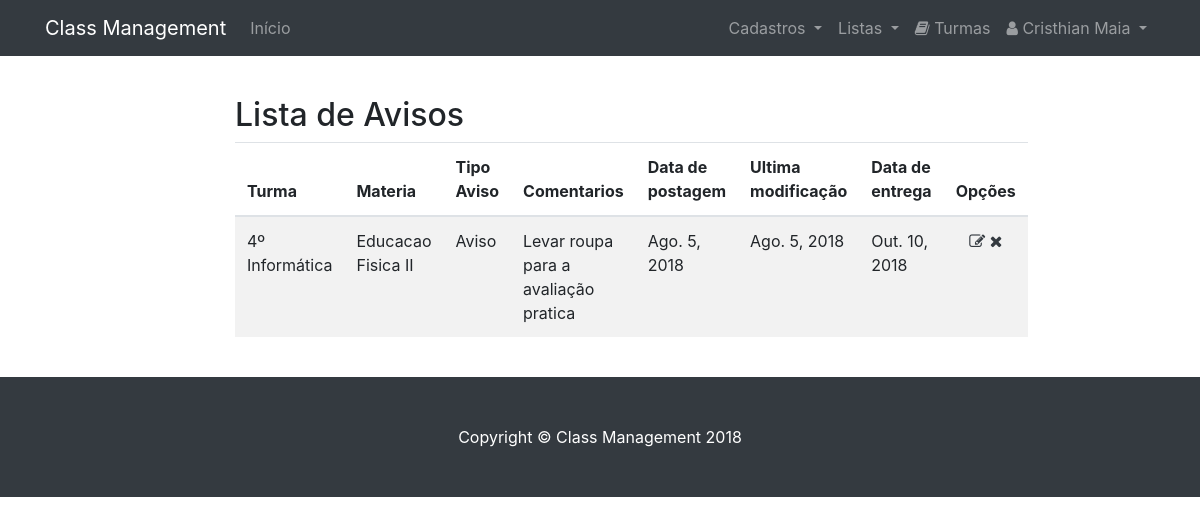
The app's page /visualizar/aviso/ (signed in), older data.
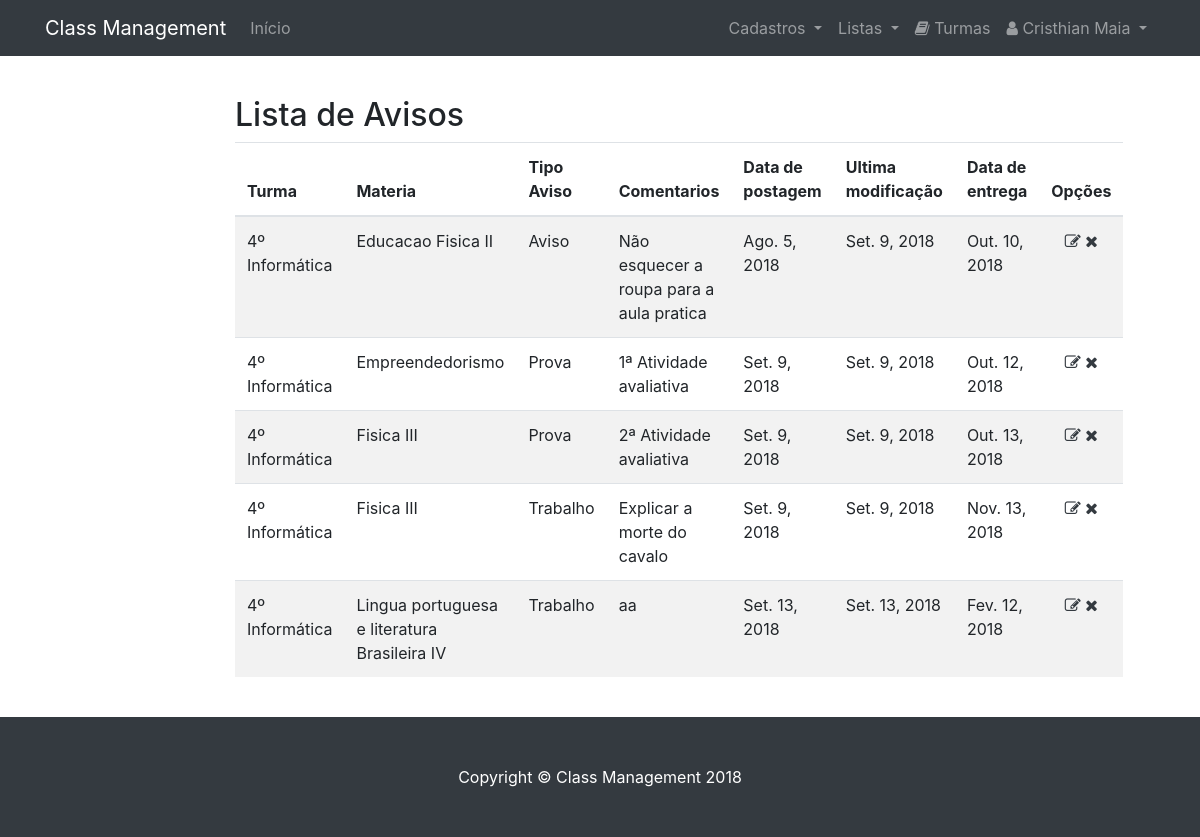
The same page, newer data.
### classmanagement/models.py (models this page shows, shortened)
class Aviso(models.Model):
    AVISO_CHOICES   = (
        ('N', 'Aviso'), #Notice
        ('H', 'Tarefa'), #Homework
        ('W', 'Trabalho'), #Work
        ('E', 'Prova'), #Exam
    )
    data_final              = models.DateField(auto_now=False, auto_now_add=False, blank=False, null=False, verbose_name="Data Final")
    tipo_aviso              = models.CharField(max_length=1, choices=AVISO_CHOICES, null=False, blank=False, help_text='Obrigatório.', verbose_name="Tipo de Aviso")
    comentarios             = models.TextField(null=True, blank=True)
    ultima_modificacao      = models.DateField(auto_now=True)
    data_post               = models.DateField(auto_now_add=True)
    turma                   = models.ForeignKey(Turma, on_delete=models.PROTECT, null=False, blank=False)
    materia                 = models.ForeignKey(Materia, on_delete=models.PROTECT, null=False, blank=False)

class Turma(models.Model):
    nome                    = models.CharField(max_length=120, blank=False, null=False, help_text='Obrigatório.')
    alunos                  = models.ManyToManyField(User, help_text='Obrigatório', related_name='alunos_matriculados')
    data_cadastro           = models.DateField(auto_now_add=True)
    representante           = models.ForeignKey(User, on_delete=models.PROTECT, blank=False, null=False)
    colegio                 = models.ForeignKey(Colegio, on_delete=models.PROTECT, blank=False, null=False, help_text='Obrigatório.')
    def __str__(self):
        return self.nome

class Materia(models.Model):
    DIA_CHOICES   = (
        ('Seg', 'Segunda'),
        ('Ter', 'Terca'),
        ('Qua', 'Quarta'),
        ('Qui', 'Quinta'),
        ('Sex', 'Sexta'),
        ('Sab', 'Sabado'),
        ('Dom', 'Domingo'),
    )
    nome                    = models.CharField(max_length=120, blank=False, null=False, help_text='Obrigatório.')
    local                   = models.CharField(max_length=120, blank=False, null=False, help_text='Exemplo: "Sala 02"')
    dia                     = models.CharField(max_length=3, blank=False, null=False, choices=DIA_CHOICES, help_text='Dia da Semana')
    horario_inicio          = models.CharField(max_length=5, blank=False, null=False, verbose_name="Horario de inicio", help_text='Exemplo: "20:00"')
    horario_fim             = models.CharField(max_length=5, blank=False, null=False, verbose_name="Horario final", help_text='Exemplo: "20:50"')
    turma                   = models.ForeignKey(Turma, on_delete=models.PROTECT, null=False, blank=False)
    professor               = models.ForeignKey(Professor, on_delete=models.PROTECT, null=False, blank=False)
    def __str__(self):
        return self.nome
    class Meta:
        verbose_name = 'Matéria'
        verbose_name_plural = 'Matérias'
        ordering = ['turma','nome']

### classmanagement/views.py (the view)
# urls.py: path('visualizar/aviso/', views.AvisoListView.as_view(), name='visualizar_aviso'),
class AvisoListView(generic.ListView):
    model = models.Aviso
    template_name = 'list/aviso_list.html'
    def get_queryset(self):
        self.object_list = models.Aviso.objects.filter(
            turma__alunos=self.request.user)
        return self.object_list
    def get_context_data(selfself, **kwargs):
        context = super().get_context_data(**kwargs)
        context['titulo'] = 'Lista de Avisos'
        return context

### classmanagement/templates/list/aviso_list.html (shortened to what this page needs)
{% extends "list.html" %}
{% block lista %}
<table class="table table-striped">
  <thead>
    <tr>
      <th>Turma</th>
      <th>Materia</th>
      <th>Tipo Aviso</th>
      <th>Comentarios</th>
      <th>Data de postagem</th>
      <th>Ultima modificação</th>
      <th>Data de entrega</th>
      <th class="center">Opções</th>
    </tr>
  </thead>
  <tbody>
{% for aviso in object_list %}
   <td>{{ aviso.turma }}</td>
    <td>{{ aviso.materia }}</td>
    <td>{{ aviso.get_tipo_aviso_display }}</td>
    <td>{{ aviso.comentarios }}</td>
    <td>{{ aviso.data_post }}</td>
    <td>{{ aviso.ultima_modificacao }}</td>
    <td>{{ aviso.data_final }}</td>
    <td class="center">
        <a href="{% url 'atualizar_aviso' pk=aviso.id %}" class="text-dark">
          <i class="fa fa-edit" aria-hidden></i>
        </a>
        <a href="{% url 'deletar_aviso' pk=aviso.id %}" class="text-dark">
            <i class="fa fa-remove" aria-hidden></i>
        </a>
      </td>
{% empty %}
    <tr>
      <td colspan="4">Nenhum registro encontrado!</td>
    </tr>
{% endfor %}
</tbody>
</table>
{% endblock %}

### classmanagement/templates/list.html (shortened to what this page needs)
{% extends "base.html" %}
{% load static %}
{% load bootstrap4 %}
{% block menu %}
{{ block.super }}
{% endblock %}
{% block topo %}
<br>
<br>
{% endblock %}
{% block conteudo %}
<div class="container">
  <div class="row">
    <div class="col-lg-8 mx-auto">
      <br>
      <br>
      <h2>{{titulo}}</h2>
      {% block lista %}{% endblock %}
    </div>
  </div>
</div>
<br>
{% endblock %}
{% block scripts_js %}
{{ block.super }}
{% endblock %}

### classmanagement/templates/base.html (shortened to what this page needs)
{% load static %}
{% load user_tags %}
<!DOCTYPE html>
<html lang="en">
<head>
  <link href="{% static 'css/style.css' %}" rel="stylesheet">
  <link href="{% static 'vendor/bootstrap/css/bootstrap.min.css' %}" rel="stylesheet">
  <link href="{% static 'css/scrolling-nav.css' %}" rel="stylesheet">
  <link href="{% static 'css/font-awesome.min.css' %}" rel="stylesheet">
</head>
<body id="page-top">
{% block menu %}
<div id="menu">
  <nav class="navbar navbar-expand-lg navbar-dark bg-dark fixed-top" id="mainNav">
    <div class="container">
      <a class="navbar-brand js-scroll-trigger" href="/">Class Management</a>
      <div class="collapse navbar-collapse" id="navbarResponsive">
        <ul class="navbar-nav mr-auto">
          <li class="nav-item">
            <a class="nav-link js-scroll-trigger" href="{% url 'index' %}">Início</a>
          </li>
        </ul>
        {% if request.user.is_authenticated %}
        <ul class="navbar-nav ml-auto">
        {% if request.user.is_superuser %}
          <li class="nav-item dropdown">
            <a class="nav-link dropdown-toggle" href="#" id="navbarDropdown" role="button" data-toggle="dropdown" aria-haspopup="true" aria-expanded="false">
              Cadastros
            </a>
          </li>
          <li class="nav-item dropdown">
            <a class="nav-link dropdown-toggle" href="#" id="navbarDropdown" role="button" data-toggle="dropdown" aria-haspopup="true" aria-expanded="false">
              Listas
            </a>
          </li>
            {% endif %}
          <li class="nav-item">
            <a class="nav-link" href="{% url 'visualizar_turma' %}">
              <i class="fa fa-book" aria-hidden="true"></i>
              Turmas
            </a>
          </li>
          <li class="nav-item dropdown">
            <a class="nav-link dropdown-toggle" href="#" id="navbarDropdown" role="button" data-toggle="dropdown" aria-haspopup="true" aria-expanded="false">
              <i class="fa fa-user" aria-hidden="true"></i> {{request.user.first_name}} {{request.user.last_name}}
            </a>
          </li>
        </ul>
        {% else %}
        <ul class="navbar-nav ml-auto">
          <li class="nav-item">
            <a class="nav-link js-scroll-trigger" href="{% url 'login' %}">Entrar</a>
          </li>
        </ul>
        {% endif %}
      </div>
    </div>
  </nav>
</div>
{% endblock %}
{% block topo %}{% endblock %}
{% block conteudo %}{% endblock %}
{% block rodape %}
<footer class="py-5 bg-dark">
  <div class="container">
    <p class="m-0 text-center text-white">Copyright &copy; Class Management 2018</p>
  </div>
</footer>
{% endblock %}
{% block scripts_js %}
<link rel="stylesheet" type="text/css" href="{% static "vendor/datatables.min.css" %}">
{% endblock %}
</body>
</html>

### classmanagement/static/css/style.css (style rules this page uses)
.center { text-align: center; }
table a, table a:hover { text-decoration: none !important; }

Row changes from the older to the newer data that the page shows:
changed Aviso "Aviso": comentarios "Levar roupa para a avaliação pratica" → "Não esquecer a roupa para a aula pratica"; ultima_modificacao "Ago. 5, 2018" → "Set. 9, 2018"
added Aviso: turma "4º Informática", materia "Empreendedorismo", tipo_aviso "Prova", comentarios "1ª Atividade avaliativa", data_post "Set. 9, 2018", ultima_modificacao "Set. 9, 2018", data_final "Out. 12, 2018"
added Aviso: turma "4º Informática", materia "Fisica III", tipo_aviso "Prova", comentarios "2ª Atividade avaliativa", data_post "Set. 9, 2018", ultima_modificacao "Set. 9, 2018", data_final "Out. 13, 2018"
added Aviso: turma "4º Informática", materia "Fisica III", tipo_aviso "Trabalho", comentarios "Explicar a morte do cavalo", data_post "Set. 9, 2018", ultima_modificacao "Set. 9, 2018", data_final "Nov. 13, 2018"
added Aviso: turma "4º Informática", materia "Lingua portuguesa e literatura Brasileira IV", tipo_aviso "Trabalho", comentarios "aa", data_post "Set. 13, 2018", ultima_modificacao "Set. 13, 2018", data_final "Fev. 12, 2018"
